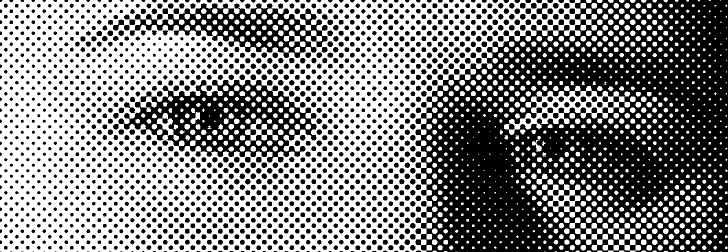
%> input picture MATLAB/Bildbehandling/lynn-eyes-halftone.png, 728 x 252 px
$ octave highpass.m   (GNU Octave 9; MATLAB toolbox functions it lacks are replaced by stand-ins)
%> lines starting %> are read from the running program, lines starting %| are printed output that depends on the picture
### MATLAB/Bildbehandling/gaussblur.m
function J=gaussblur(I,n)
% blur an image using a gaussian kernel
%
% input:
%   I (matrix) - image to be blurred
%   n (integer) - desired size of the gaussian kernel
% output:
%   J (matrix) - blurred image

sigma = n/6;
H = zeros(n,n);

X = [-(n-1)/2:(n-1)/2];
Y = [-(n-1)/2:(n-1)/2];
[X,Y] = meshgrid(X,Y);

H = exp(-(X.^2 + Y.^2)/(2*sigma.^2));
H = H/sum(sum(H));

J = conv2(I,H,'same');

end

### MATLAB/Bildbehandling/highpass.m

I = mean(double(imread('lynn-eyes-halftone.png')),3);
%> I: size 252x728 double; min 0, max 255, mean 132.6

Isub = gaussblur(I,25);
%> in gaussblur, `J = conv2(I,H,'same');`:
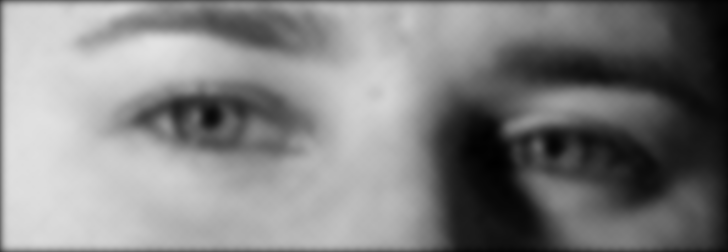
%> J: size 252x728 double; min 0.73, max 226.8, mean 130.1


Ifiltrad = I - Isub;
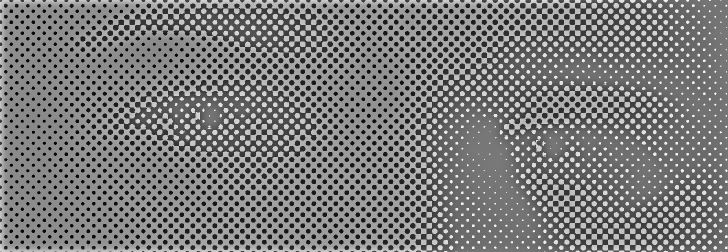
%> Ifiltrad: size 252x728 double; min -226.3, max 248.6, mean 2.5; drawn with min black and max white


subplot(2,1,1), imshow(I,[])
subplot(2,1,2), imshow(Ifiltrad,[])
